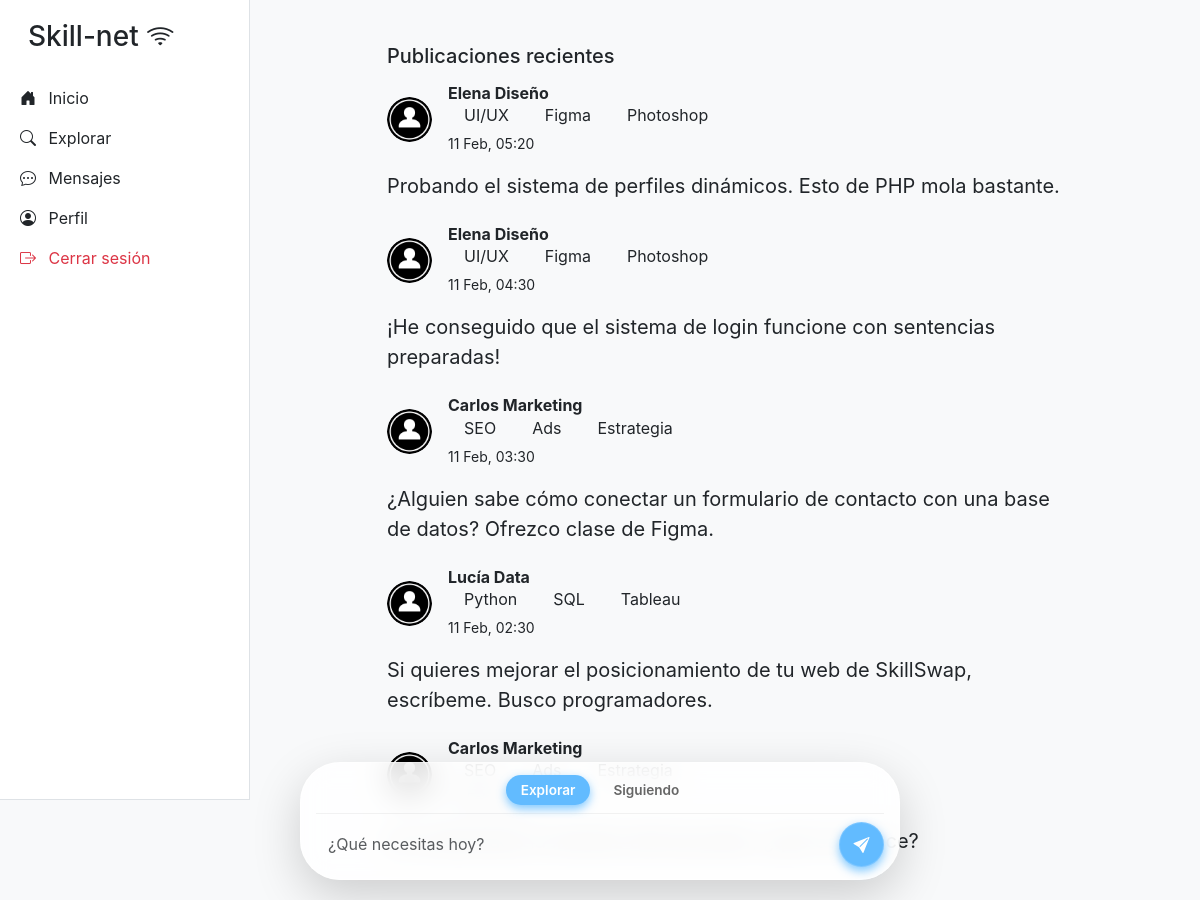
The app's page /index.php (signed in) with its own data.
### tables this page shows
CREATE TABLE IF NOT EXISTS publicaciones (
    id INT AUTO_INCREMENT PRIMARY KEY,
    id_usuario INT NOT NULL,
    contenido TEXT NOT NULL,
    fecha_publicacion TIMESTAMP DEFAULT CURRENT_TIMESTAMP,
    FOREIGN KEY (id_usuario) REFERENCES usuarios(id) ON DELETE CASCADE
);

CREATE TABLE IF NOT EXISTS usuarios (
    id INT AUTO_INCREMENT PRIMARY KEY,
    nombre VARCHAR(100) NOT NULL,
    email VARCHAR(150) NOT NULL UNIQUE,
    password VARCHAR(255) NOT NULL,
    habilidades TEXT,  
    bio TEXT,
    avatar VARCHAR(255) DEFAULT 'default.png',
    fecha_registro TIMESTAMP DEFAULT CURRENT_TIMESTAMP
);

### index.php (the view, shortened to what this page needs)
<?php
include 'phpscripts/dbconn.php';
$mi_id = $_SESSION['user_id'];
$vista = isset($_GET['view']) ? $_GET['view'] : 'recientes';
if ($vista === 'siguiendo') {
    $sql = "SELECT p.*, u.nombre, u.avatar, u.habilidades
            FROM publicaciones p
            JOIN usuarios u ON p.id_usuario = u.id
            JOIN seguidores s ON u.id = s.id_seguido
            WHERE s.id_seguidor = ?
            ORDER BY p.fecha_publicacion DESC";
    $stmt = $conn->prepare($sql);
    $stmt->bind_param("i", $mi_id);
} else {
    $sql = "SELECT p.*, u.nombre, u.avatar, u.habilidades
            FROM publicaciones p
            JOIN usuarios u ON p.id_usuario = u.id
            ORDER BY p.fecha_publicacion DESC";
    $stmt = $conn->prepare($sql);
}
$stmt->execute();
$res_posts = $stmt->get_result();
?>
<!DOCTYPE html>
<html lang="es">
<head>
    <link href="https://cdn.jsdelivr.net/npm/bootstrap@5.3.0/dist/css/bootstrap.min.css" rel="stylesheet">
    <link rel="stylesheet" href="https://cdn.jsdelivr.net/npm/bootstrap-icons@1.11.0/font/bootstrap-icons.css">
    <link href="https://fonts.cdnfonts.com/css/sf-pro-display" rel="stylesheet">
    <link rel="stylesheet" href="css/fonts.css">
    <link rel="stylesheet" href="css/style.css">
</head>
<body>
    <div class="container-fluid">
        <div class="row">
            <?php include("phpscripts/navbar.php"); ?>
            <main class="main-content">
                <div class="container mt-4" style="max-width: 700px;">
                    <h5 class="mb-3">Publicaciones recientes</h5>
                    <div class="feed">
                        <?php if ($res_posts->num_rows > 0): ?>
                            <?php while ($post = $res_posts->fetch_assoc()): ?>
                                <div class="mb-4">
                                    <div class="">
                                        <div class="d-flex align-items-center mb-3">
                                            <a href="perfil.php?id=<?php echo $post['id_usuario']; ?>" class="">
                                                <?php
                                                $fotoPath = "img/user.png";
                                                if (!empty($post['avatar']) && file_exists("img/" . $post['avatar'])) {
                                                    $fotoPath = "img/" . $post['avatar'];
                                                }
                                                ?>
                                                <img src="<?php echo $fotoPath; ?>" class="rounded-circle me-3 fotofeed"
                                                    width="45" height="45">
                                            </a>
                                            <div>
                                                <h6 class="mb-0 fw-bold">
                                                    <a href="perfil.php?id=<?php echo $post['id_usuario']; ?>"
                                                        class="text-decoration-none text-dark">
                                                        <?php echo htmlspecialchars($post['nombre']); ?>
                                                    </a>
                                                </h6>
                                                <div class="mb-1">
                                                    <?php
                                                    $tags = explode(",", $post['habilidades'] ?? '');
                                                    foreach ($tags as $tag) {
                                                        if (!empty(trim($tag))) {
                                                            echo '<span class="me-1 px-3">' . htmlspecialchars(trim($tag)) . '</span>';
                                                        }
                                                    }
                                                    ?>
                                                </div>
                                                <small class="">
                                                    <?php echo date("d M, H:i", strtotime($post['fecha_publicacion'])); ?>
                                                </small>
                                            </div>
                                        </div>
                                        <p class="fs-5">
                                            <?php echo nl2br(htmlspecialchars($post['contenido'])); ?>
                                        </p>
                                    </div>
                                </div>
                            <?php endwhile; ?>
                        <?php endif; ?>
                    </div>
                </div>
                <div class="publish-box shadow-lg">
                    <div class="view-tabs d-flex justify-content-center gap-2 mb-2">
                        <a href="index.php?view=recientes"
                            class="tab-item <?php echo ($vista === 'recientes') ? 'active' : ''; ?>">
                            Explorar
                        </a>
                        <a href="index.php?view=siguiendo"
                            class="tab-item <?php echo ($vista === 'siguiendo') ? 'active' : ''; ?>">
                            Siguiendo
                        </a>
                    </div>
                    <form action="phpscripts/publicar.php" method="POST" class="d-flex align-items-center gap-2">
                        <textarea name="contenido" class="form-control" rows="1" placeholder="¿Qué necesitas hoy?"
                            style="resize: none;"></textarea>
                        <button type="submit" class="">
                            <i class="bi bi-send-fill"></i>
                        </button>
                    </form>
                </div>
            </main>
        </div>
    </div>
</body>
</html>

### css/style.css (style rules this page uses)
body { font-family: 'SF Pro Display'; font-weight: normal; background-color: #f8f9fa; }
.fotofeed { object-fit: cover; }
.main-content { margin-left: 250px; padding: 20px; width: calc(100% - 250px); }
.publish-box { position: fixed; bottom: 20px; left: 50%; transform: translateX(-50%); width: 95%; max-width: 600px; z-index: 1050; background: rgba(255, 255, 255, 0.85); backdrop-filter: blur(15px); border-radius: 40px; border: 1px solid rgba(255, 255, 255, 0.3); padding: 12px 15px !important; flex-direction: column; }
.publish-box button[type="submit"] { width: 45px; height: 45px; color: white; flex-shrink: 0; background-color: rgba(98, 187, 255, 1); border: 1px solid rgba(147, 208, 255, 0.5); box-shadow: 0 4px 10px rgba(98, 187, 255, 0.8); display: flex; align-items: center; justify-content: center; border-radius: 50% !important; }
.publish-box textarea { border: none !important; background: transparent !important; box-shadow: none !important; }
.view-tabs { border-bottom: 1px solid rgba(0, 0, 0, 0.05); padding-bottom: 8px; }
.tab-item { text-decoration: none; font-size: 0.85rem; font-weight: 600; color: #666; padding: 5px 15px; border-radius: 20px; transition: all 0.3s ease; }
.tab-item.active { transition: all 0.3s ease; background-color: rgba(98, 187, 255, 1); color: white !important; box-shadow: 0 4px 10px rgba(98, 187, 255, 0.8); }

### records on screen
publicaciones: id_usuario.avatar (placeholder picture), id_usuario.nombre "Elena Diseño", id_usuario.habilidades "UI/UX", id_usuario.habilidades "Figma", id_usuario.habilidades "Photoshop", fecha_publicacion "11 Feb, 05:20", contenido "Probando el sistema de perfiles dinámicos. Esto de PHP mola bastante."
publicaciones: id_usuario.avatar (placeholder picture), id_usuario.nombre "Elena Diseño", id_usuario.habilidades "UI/UX", id_usuario.habilidades "Figma", id_usuario.habilidades "Photoshop", fecha_publicacion "11 Feb, 04:30", contenido "¡He conseguido que el sistema de login funcione con sentencias preparadas!"
publicaciones: id_usuario.avatar (placeholder picture), id_usuario.nombre "Carlos Marketing", id_usuario.habilidades "SEO", id_usuario.habilidades "Ads", id_usuario.habilidades "Estrategia", fecha_publicacion "11 Feb, 03:30", contenido "¿Alguien sabe cómo conectar un formulario de contacto con una base de datos? Ofrezco clase de Figma."
publicaciones: id_usuario.avatar (placeholder picture), id_usuario.nombre "Lucía Data", id_usuario.habilidades "Python", id_usuario.habilidades "SQL", id_usuario.habilidades "Tableau", fecha_publicacion "11 Feb, 02:30", contenido "Si quieres mejorar el posicionamiento de tu web de SkillSwap, escríbeme. Busco programadores."
publicaciones: id_usuario.avatar (placeholder picture), id_usuario.nombre "Carlos Marketing", fecha_publicacion "10 Feb, 05:30", contenido "He rediseñado la interfaz del buscador, ¿qué os parece?"
